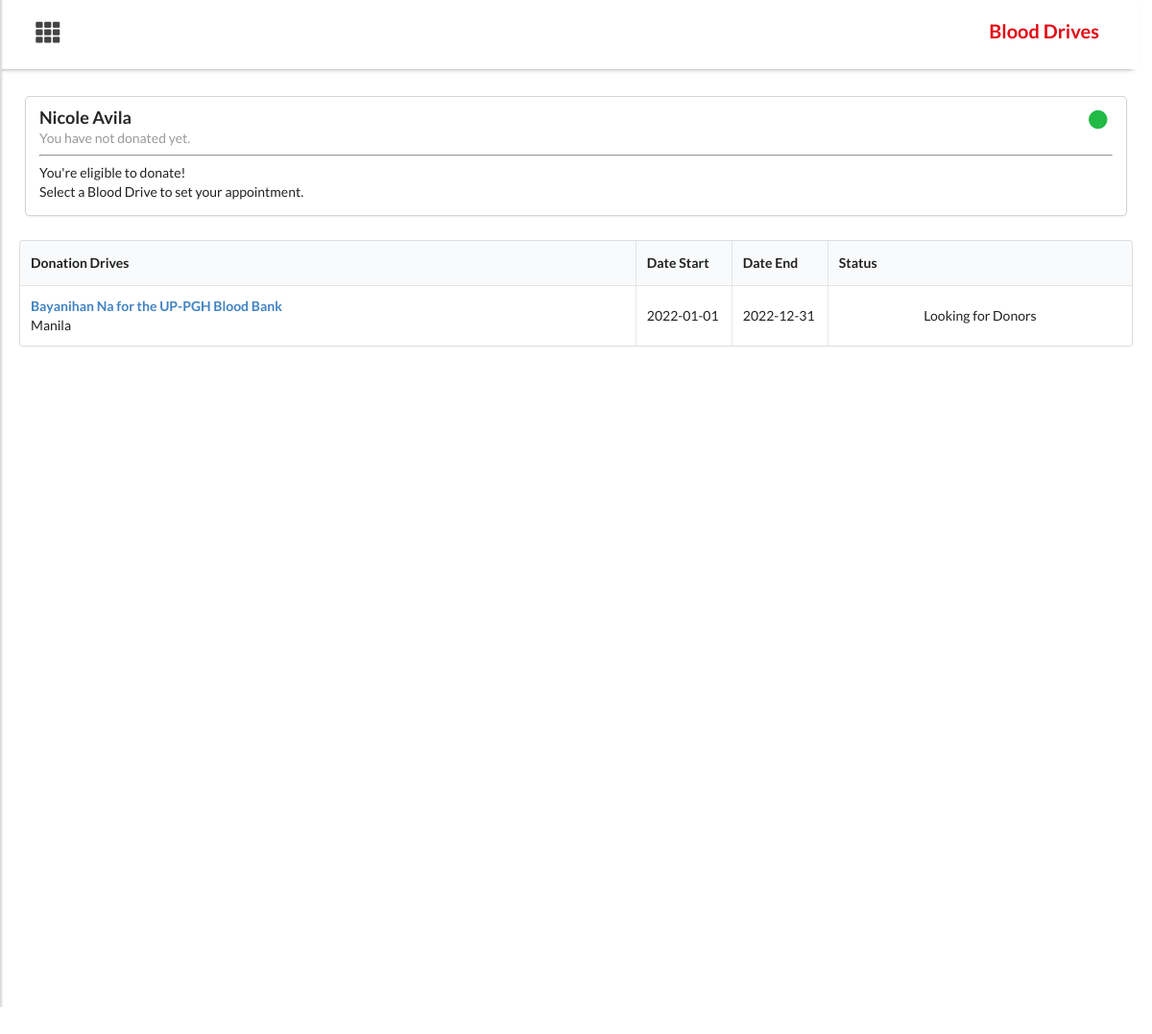
Page /lifeline_php/donor_drives.php (signed in) on the committed database.
### tables this page shows
CREATE TABLE `donor` (
  `id` int(11) NOT NULL,
  `name` varchar(255) NOT NULL,
  `city` varchar(255) NOT NULL,
  `bday` date NOT NULL,
  `gender` varchar(255) NOT NULL,
  `employment` varchar(255) NOT NULL,
  `email` varchar(255) NOT NULL,
  `phonenum` varchar(50) NOT NULL,
  `phonetype` varchar(255) NOT NULL,
  `username` varchar(255) NOT NULL,
  `password` varchar(255) NOT NULL,
  `blood_type` varchar(255) NOT NULL,
  `blood_rh` varchar(255) NOT NULL,
  `available` varchar(255) NOT NULL DEFAULT 'Available',
  `is_active` varchar(255) NOT NULL DEFAULT 'Yes'
);

CREATE TABLE `drive` (
  `id` int(11) NOT NULL,
  `host_id` int(11) NOT NULL,
  `title` text NOT NULL,
  `details` text NOT NULL,
  `city` varchar(255) NOT NULL,
  `location` text NOT NULL,
  `date_start` date NOT NULL,
  `date_end` date NOT NULL,
  `time_start` varchar(255) NOT NULL,
  `time_end` varchar(255) NOT NULL,
  `status` varchar(255) NOT NULL DEFAULT 'Pending',
  `is_active` varchar(255) NOT NULL DEFAULT 'Yes'
);

### lifeline_php/donor_drives.php (the view, shortened to what this page needs)
<?php
  include 'includes/db.inc.php';
  $results = mysqli_query($conn, "SELECT * FROM drive WHERE status IN ('Approved', 'On Going') ORDER BY status desc");
        $uid = $_SESSION["userid"];
        $rec = mysqli_query($conn, "SELECT * FROM donor WHERE id = $uid");
        $record = mysqli_fetch_array($rec);
        $fullname = $record['name'];
        $lastDonated = "";
        $check = mysqli_query($conn, "SELECT COUNT(apt.id) as apptStatus, apt.date as apptDate, dr.title as apptDrive,
                                      dr.id as driveID, apt.id as aid
                                      FROM appointment apt INNER JOIN drive dr ON apt.drive_id = dr.id
                                      WHERE apt.donor_id = $uid and apt.status = 'Pending'
                                      ORDER BY apt.status DESC limit 1");
        $row2 = mysqli_fetch_assoc($check);
        $apptStatus = $row2['apptStatus'];
        $apptDrive = $row2['apptDrive'];
        $apptDate0 = $row2['apptDate'];
        $apptDate= new DateTime($apptDate0);
?>
<!DOCTYPE html>
<html>
    <head>
        <link rel="stylesheet" href="assets/css/semantic/dist/semantic.min.css">
        <link rel="stylesheet" href="assets/css/custom.css">
        <link rel="stylesheet" href="assets/css/sidebar.css">
    </head>
    <body style="background-color:white;">
    <div class="container" >
    <div class="content" style="position: absolute; top:50%; transform: translateY(-56%);
                             width: 100%; max-width: 100%; height:100px; min-height: 90%;
                             overflow-y: scroll; overflow-x:hidden">
                <div class="ui vertical menu sidepanel"  id="mySidepanel" hidden="true" style="min-height:100vh">
                      <div class="ui two column very relaxed stackable grid" style="margin-top:-55px; margin-bottom:-20px">
                        <div class="column" style="margin-left: 30px; margin-top:10px">
                        </div>
              </div>
                </div>
                <div class="ui grid" style="width:100%; background-color: white; position: sticky; top: 0; z-index:2; margin-bottom:10px;
                        border-bottom: 5px; -webkit-box-shadow: 0 4px 6px -6px #222; -moz-box-shadow: 0 4px 6px -6px #222; box-shadow: 0 4px 6px -6px #222;">
                <div class="eight wide column">
                    <button class="openbtn" onclick="openNav()" style="font-size:25px; margin-left:20px;background:transparent">
                            <i class="th icon"></i>
                    </button>
                </div>
                <div class="eight wide column">
                        <h4 style="text-align: right; color:#E50914; font-size:20px; padding: 10px 15px; margin-right:12px">
                            Blood Drives
                        </h4>
                </div>
            </div>
            <div class="main" style="padding:20px">
            <div class="ui one cards" style="width:100%; margin:auto; z-index:0">
                <?php if ($lastDonated == NULL AND $apptStatus >= 1) {?>
                    <div class="card">
                        <div class="content">
                          <div class="right floated ui image">
                                  <i class="circle yellow icon" style="font-size: 20px"></i>
                          </div>
                        <div class="header"><?php echo $fullname;?></div><hr>
                          <div class="extra content">
                              You've already set an appointment on  <?php echo $apptDate->format('m/d/Y'); ?>
                              <br> with <?php echo $apptDrive; ?>.
                              <br><a href="donor_appointments.php"> Click Here </a> to view appointments.
                          </div>
                        </div>
                      </div>
                    </div>
                <?php } else { ?>
                  <div class="card">
                        <div class="content">
                          <div class="right floated ui image">
                                  <i class="circle green icon" style="font-size: 20px"></i>
                          </div>
                        <div class="header"><?php echo $fullname;?></div>
                            <div class="meta" >You have not donated yet. </div><hr>
                            <div class="extra content">
                              You're eligible to donate!<br>Select a Blood Drive to set your appointment.
                          </div>
                        </div>
                      </div>
                    </div>
                <?php } ?>
                <table class="ui celled unstackable table">
                  <thead>
                    <tr>
                    <th>Donation Drives</th>
                    <th>Date Start</th>
                    <th>Date End</th>
                    <th>Status</th>
                    </tr>
                </thead>
                  <tbody>
                        <?php while ($row = mysqli_fetch_array($results)) { ?>
                            <tr>
                                <td data-label="Title">
                                  <a href="donor_drives_view.php?view=<?php echo $row['id']; ?>" target="_self">
                                    <b>
                                      <?php echo $row['title']; ?>
                                    </b>
                                  </a>
                                  <br>
                                  <?php echo $row['city']; ?>
                                </td>
                                <td data-label="Date Start" style="width:100px"><?php echo $row['date_start']; ?></td>
                                <td data-label="Date End" style="width:100px"><?php echo $row['date_end']; ?></td>
                                <td data-label="Status" style="text-align:center">
                                        <?php if ($row['status'] = 'Approved') {?>
                                            Looking for Donors
                                        <?php } else {?>
                                            <?php echo $row['status']; ?>
                                       <?php } ?>
                                </td>
                            </tr>
                        <?php } ?>
                  </tbody>
                </table>
            </div>
        </div>
    </div>
    </body>

### lifeline_php/assets/css/custom.css (style rules this page uses)
body { width: 100vw; }
@media only screen and (min-width: 600px) { .container { display: flex; justify-content: center; align-items: center; padding:30px; } }
@media only screen and (min-width: 768px) { .container { display: flex; justify-content: center; align-items: center; padding:30px; } }
@media only screen and (min-width: 992px) { .container { display: flex; justify-content: center; align-items: center; padding:100px; } }
@media only screen and (min-width: 1200px) { .container { display: flex; justify-content: center; align-items: center; padding:100px; } }

### lifeline_php/assets/css/sidebar.css (style rules this page uses)
.sidepanel { position: fixed; z-index: 3; top: 0; left:0; overflow: hidden; transition: 0.5s; padding-top: 60px; }
.openbtn { font-size: 20px; cursor: pointer; background-color: white; color:#444; padding: 10px 15px; border: none; }

### rows in the picture
donor: name "Nicole Avila"
drive: title "Bayanihan Na for the UP-PGH Blood Bank", city "Manila", date_start "2022-01-01", date_end "2022-12-31"
